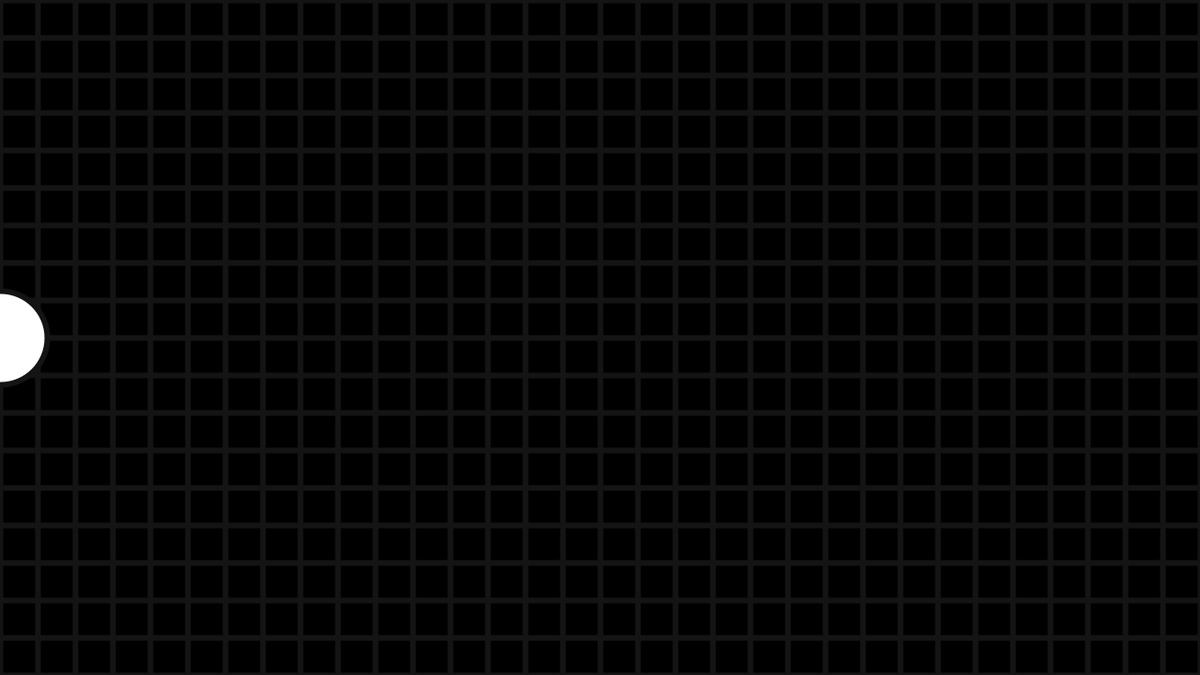
Frame 1 (no input)
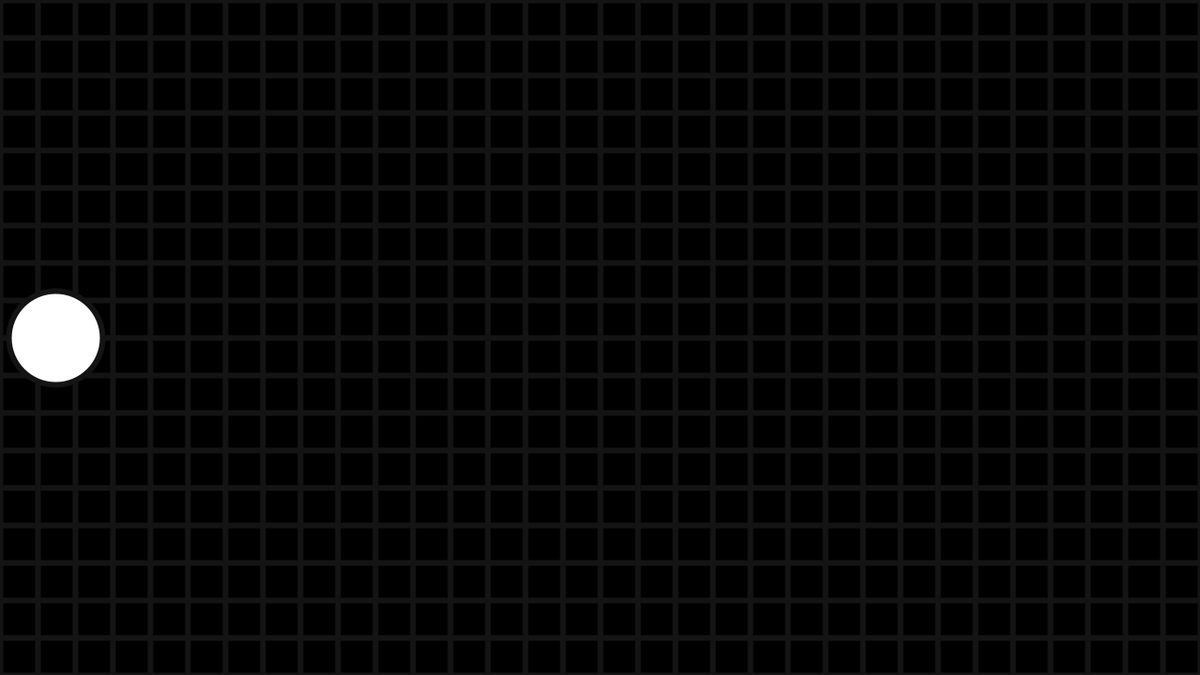
Frame 60 (the mouse pressed at the canvas centre just before this capture)
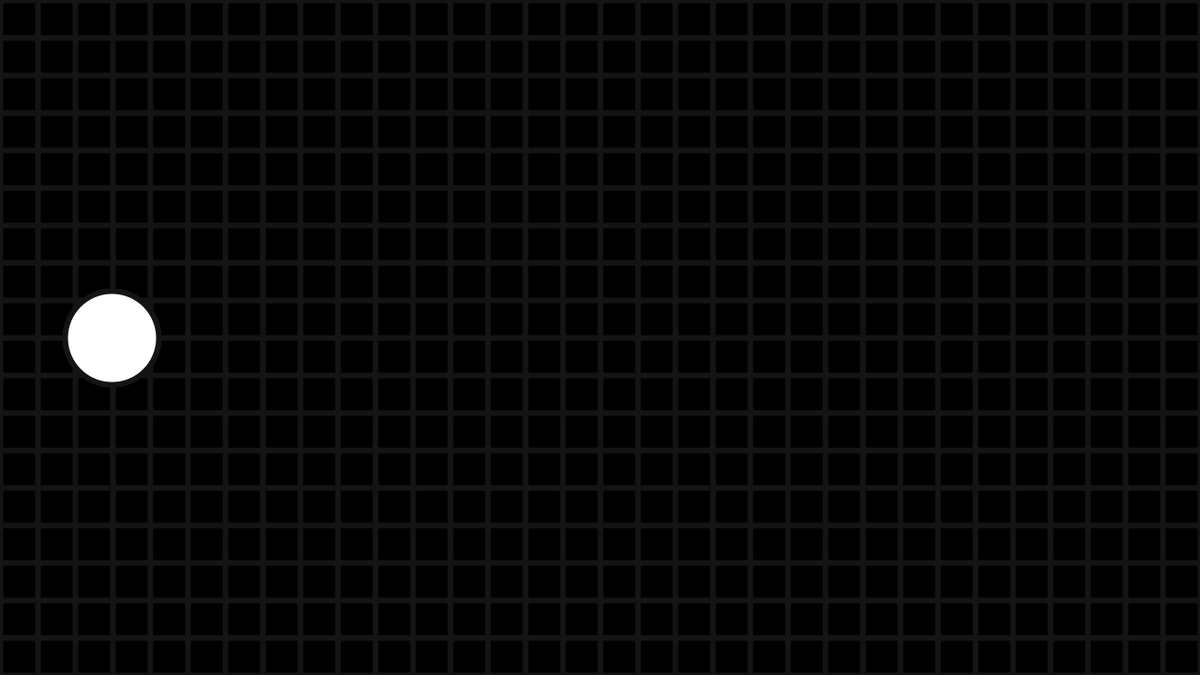
Frame 120 (the mouse held since frame 60 and released just before this capture)

The Processing sketch that drew these frames (run headless with seeded random() and noise(); from frame 60 on, the mouse is pressed at the canvas centre):

// Processing sketch: sketch_2_simple_ellipse_motion_with_grid
// ── sketch_2_simple_ellipse_motion_with_grid.pde

int x;
int y;
int ellipseSize;

void setup(){
  size(1280,720); 
  x = 0;
  y = height/2;
  ellipseSize = 100;
  
}

void draw(){  
  background(0);
  stroke(20);
  strokeWeight(6);
  
for (int i = 0; i <= width; i += 40){
   line(i, 0, i, height); 
   line(0, i, width, i);
}
  

  
  ellipse(x, y, ellipseSize, ellipseSize);
  
  
  x = x + 1;
  
}
